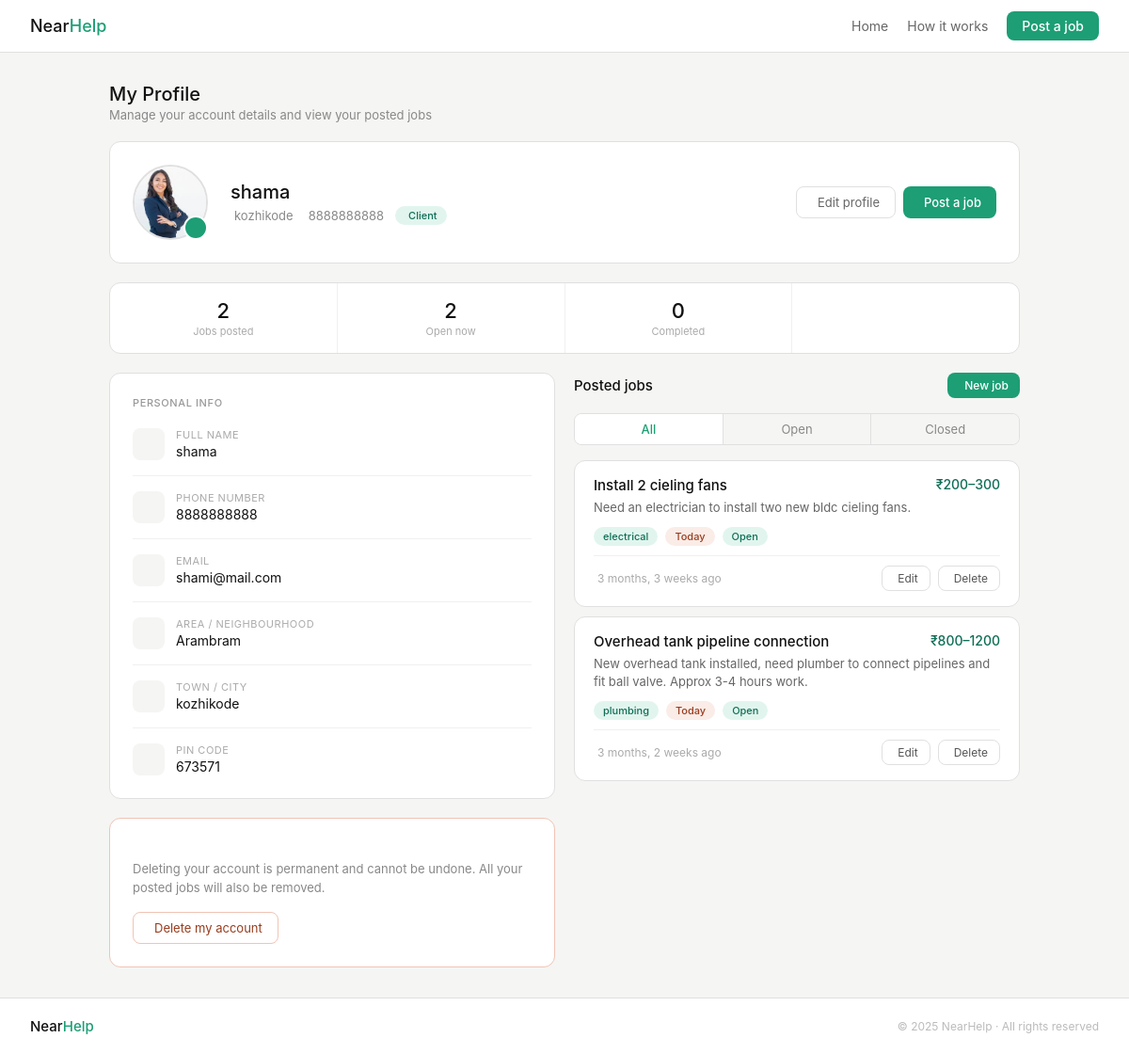
Before: /Profile_client (signed in) with the older database file.
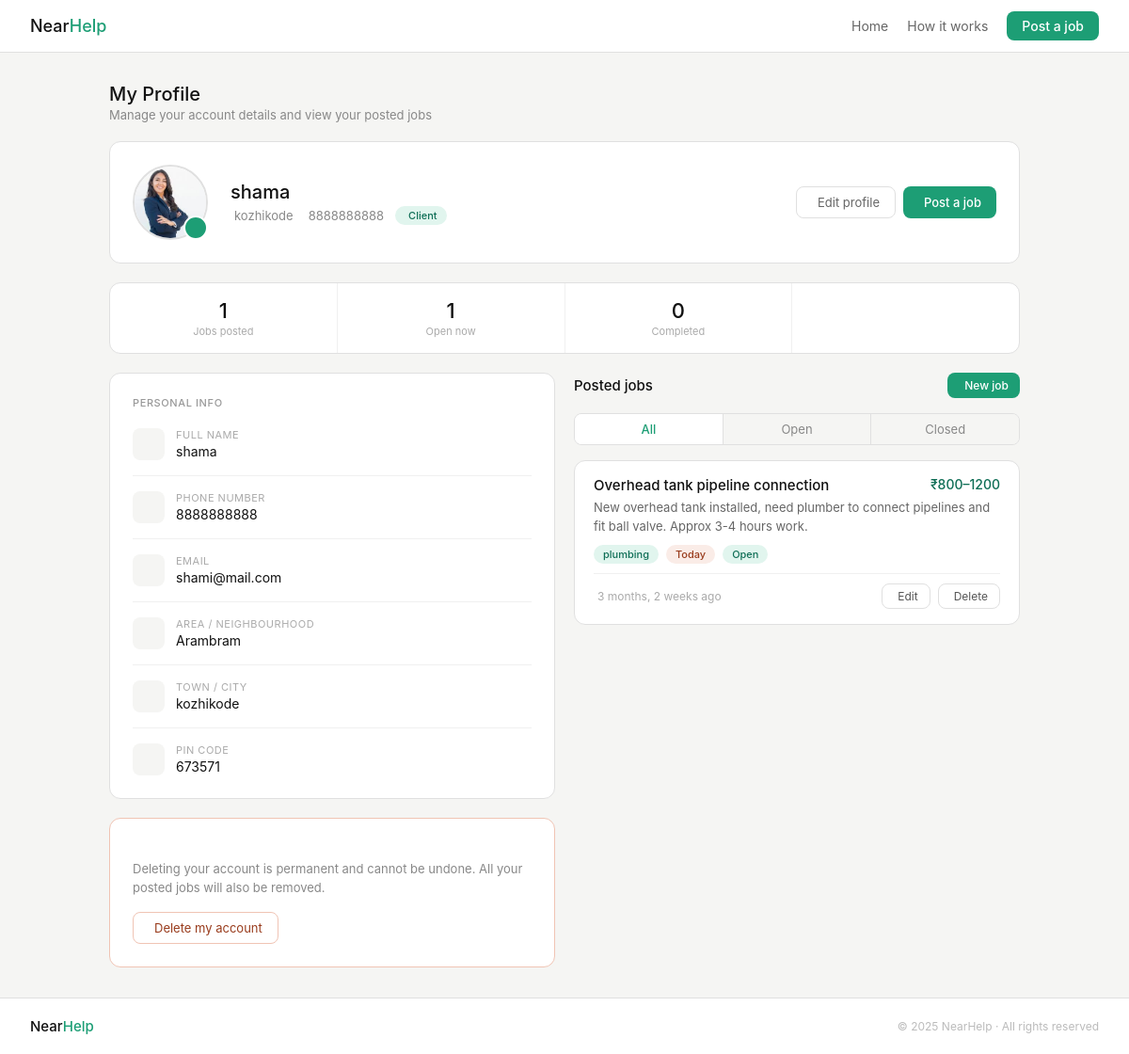
After: the same page with the newer database file.
### projectnearhelpapp/models.py (models this page shows, shortened)
class Job_postings(models.Model):
        Client = models.ForeignKey(settings.AUTH_USER_MODEL, on_delete=models.CASCADE)
        Title = models.CharField(max_length=80)
        Category = models.CharField()
        Description = models.TextField(max_length=500)
        Photos = models.ImageField(upload_to="job_photos/" , blank=True, null=True)
        Budget_min = models.IntegerField(blank=True, null=True)
        Budget_max = models.IntegerField(blank=True, null=True)
        Duration = models.CharField()
        Urgency = models.CharField()
        Area = models.CharField(max_length=100)
        Town = models.CharField(max_length=100)
        Pin = models.IntegerField(max_length=6)
        Date_posted = models.DateTimeField(auto_now_add=True)
        Status = models.CharField(max_length=20, default='open')

### projectnearhelpapp/views.py (the view)
# urls.py: path('Profile_client',views.Profile_client,name='Profile_client'),
def Profile_client(request):
    client = request.user.client_details
    client_jobs = Job_postings.objects.filter(Client=request.user)
    context = {
        'client': client,
        'client_jobs': client_jobs,
        'total_jobs': client_jobs.count(),
        'open_jobs': client_jobs.filter(Status='open').count(),
        'completed_jobs': client_jobs.filter(Status='closed').count(),
    }
    return render(request,'profile_pages/profile_client.html', context)

### projectnearhelpapp/templates/profile_pages/profile_client.html (shortened to what the changed rows need)
<!DOCTYPE html>
<html lang="en">
<head>
  {% load static %}
  <link rel="stylesheet" href="https://cdn.jsdelivr.net/npm/@tabler/icons-webfont@latest/dist/tabler-icons.min.css" />
  <link rel="stylesheet" href="{% static 'css/profile_client.css' %}" />
</head>
<body>
  <div class="page">
    <div class="page-header">
      <div>
        <h1>My Profile</h1>
      </div>
    </div>
    <div class="card" style="padding: 0; overflow: hidden;">
      <div class="stats-row">
        <div class="stat-box">
          <div class="stat-num">{{ total_jobs|default:"0" }}</div>
          <div class="stat-lbl">Jobs posted</div>
        </div>
        <div class="stat-box">
          <div class="stat-num">{{ open_jobs|default:"0" }}</div>
          <div class="stat-lbl">Open now</div>
        </div>
      </div>
    </div>
    <div class="two-col" style="align-items: flex-start;">
      <div style="display: flex; flex-direction: column; gap: 1.25rem;">
        <div>
          <div class="jobs-header">
            <h2>Posted jobs</h2>
          </div>
          <div id="jobsList">
            {% for job in client_jobs %}
            <div class="job-card" data-status="{{ job.Status }}">
              <div class="job-card-top">
                <div class="job-card-title">{{ job.Title }}</div>
                <div class="job-card-budget">₹{{ job.Budget_min }}–{{ job.Budget_max }}</div>
              </div>
              <div class="job-card-desc">{{ job.Description|truncatewords:20 }}</div>
              <div class="job-card-meta">
                <span class="badge badge-cat">{{ job.Category }}</span>
                {% if job.Urgency == 'today' %}
                  <span class="badge badge-today">Today</span>
                {% elif job.Urgency == 'week' %}
                  <span class="badge badge-week">This week</span>
                {% else %}
                  <span class="badge badge-flex">Flexible</span>
                {% endif %}
                {% if job.Status == 'open' %}
                  <span class="badge badge-open">Open</span>
                {% else %}
                  <span class="badge badge-closed">Closed</span>
                {% endif %}
              </div>
              <div class="job-card-footer">
                <div class="job-card-time">
                   {{ job.Date_posted|timesince }} ago
                </div>
                <div class="job-card-actions">
                  <button class="action-btn"> Edit</button>
                  <button class="action-btn danger"> Delete</button>
                </div>
              </div>
            </div>
            {% endfor %}
          </div>
        </div>
      </div>
    </div>
  </div>
</body>
</html>

Changed rows visible on the page:
removed Job_postings: Title "Install 2 cieling fans", Budget_min "200", Budget_max "300", Description "Need an electrician to install two new bldc cieling fans.", Category "electrical", Urgency "Today", Status "Open", Date_posted "3 months, 3 weeks"
Other visible differences:
{{ total_jobs|default:"0" }}: "2" → "1"
{{ open_jobs|default:"0" }}: "2" → "1"
